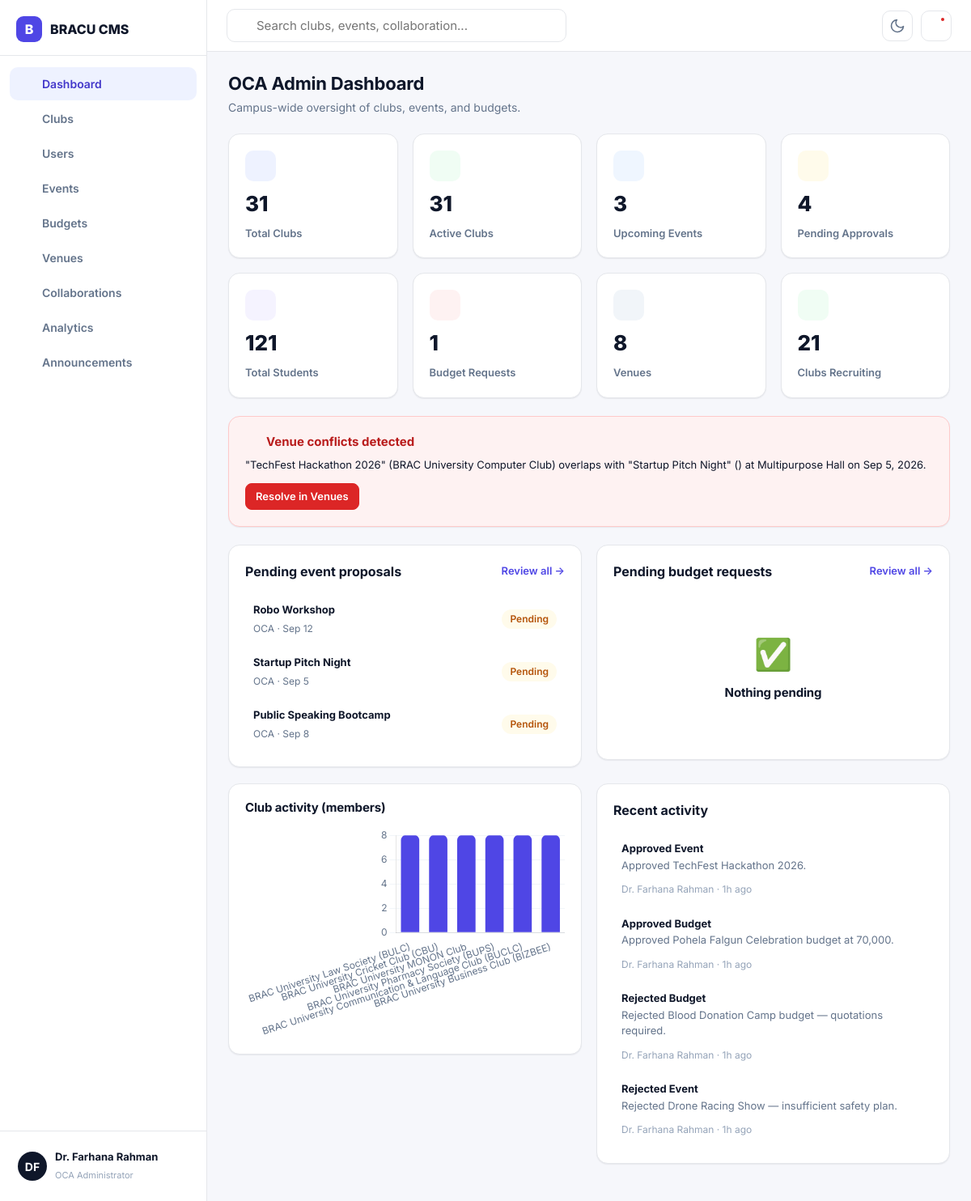
Page /admin/dashboard.php (signed in) on the committed database.
### tables this page shows
CREATE TABLE users (
  id INT AUTO_INCREMENT PRIMARY KEY,
  name VARCHAR(100) NOT NULL,
  email VARCHAR(150) NOT NULL UNIQUE,
  password VARCHAR(255) NOT NULL,
  role ENUM('student','exec','admin') NOT NULL DEFAULT 'student',
  status ENUM('active','suspended') NOT NULL DEFAULT 'active',
  avatar_color VARCHAR(7) NOT NULL DEFAULT '#4f46e5',
  created_at TIMESTAMP DEFAULT CURRENT_TIMESTAMP
);

CREATE TABLE events (
  id INT AUTO_INCREMENT PRIMARY KEY,
  club_id INT,
  title VARCHAR(150) NOT NULL,
  description TEXT,
  category VARCHAR(60),
  event_date DATE NOT NULL,
  start_time TIME NOT NULL,
  end_time TIME NOT NULL,
  venue_id INT,
  expected_attendance INT,
  required_equipment TEXT,
  budget_amount DECIMAL(12,2) DEFAULT 0,
  is_major_event TINYINT(1) NOT NULL DEFAULT 0,
  status ENUM('draft','submitted','approved','rejected','completed','cancelled') NOT NULL DEFAULT 'submitted',
  created_by INT,
  created_at TIMESTAMP DEFAULT CURRENT_TIMESTAMP,
  reviewed_by INT,
  reviewed_at TIMESTAMP NULL,
  review_comment TEXT,
  FOREIGN KEY (club_id) REFERENCES clubs(id) ON DELETE CASCADE,
  FOREIGN KEY (venue_id) REFERENCES venues(id) ON DELETE SET NULL,
  FOREIGN KEY (created_by) REFERENCES users(id) ON DELETE SET NULL,
  FOREIGN KEY (reviewed_by) REFERENCES users(id) ON DELETE SET NULL
);

CREATE TABLE clubs (
  id INT AUTO_INCREMENT PRIMARY KEY,
  name VARCHAR(150) NOT NULL,
  slug VARCHAR(160) NOT NULL UNIQUE,
  category VARCHAR(50) NOT NULL,
  description TEXT,
  mission TEXT,
  logo_color VARCHAR(7) NOT NULL DEFAULT '#4f46e5',
  email VARCHAR(150),
  social_link VARCHAR(255),
  recruitment_status ENUM('open','closed') NOT NULL DEFAULT 'closed',
  founded_year INT,
  status ENUM('active','suspended') NOT NULL DEFAULT 'active',
  created_at TIMESTAMP DEFAULT CURRENT_TIMESTAMP
);

CREATE TABLE venues (
  id INT AUTO_INCREMENT PRIMARY KEY,
  name VARCHAR(120) NOT NULL,
  capacity INT DEFAULT 50,
  location VARCHAR(150),
  status ENUM('available','maintenance') NOT NULL DEFAULT 'available'
);

CREATE TABLE audit_log (
  id INT AUTO_INCREMENT PRIMARY KEY,
  actor_user_id INT,
  action VARCHAR(150) NOT NULL,
  entity_type VARCHAR(50),
  entity_id INT,
  details TEXT,
  created_at TIMESTAMP DEFAULT CURRENT_TIMESTAMP,
  FOREIGN KEY (actor_user_id) REFERENCES users(id) ON DELETE SET NULL
);

### includes/auth.php (called while the page is built, shortened)
<?php
require_once __DIR__ . '/../config/db.php';
function currentUser(): ?array {
    $stmt = db()->prepare('SELECT * FROM users WHERE id = ?');
    $stmt->execute([$_SESSION['user_id']]);
    $u = $stmt->fetch();
    return $u;
}
function isLoggedIn(): bool {
    return !empty($_SESSION['user_id']);
}
function requireLogin(): array {
    $u = currentUser();
    return $u;
}
function requireRole(array $roles): array {
    $u = requireLogin();
    return $u;
}

### config/db.php (called while the page is built)
<?php
function db(): PDO {
    static $pdo = null;
    if ($pdo === null) {
        $host = 'localhost';
        $dbname = 'bracu_cms';
        $user = 'root';
        $pass = '';
        try {
            $pdo = new PDO(
                "mysql:host=$host;dbname=$dbname;charset=utf8mb4",
                $user,
                $pass,
                [
                    PDO::ATTR_ERRMODE => PDO::ERRMODE_EXCEPTION,
                    PDO::ATTR_DEFAULT_FETCH_MODE => PDO::FETCH_ASSOC,
                    PDO::ATTR_EMULATE_PREPARES => false,
                ]
            );
        } catch (PDOException $e) {
            throw new RuntimeException('Database connection failed. Make sure MySQL is running and the "bracu_cms" database is imported. (' . $e->getMessage() . ')', 0, $e);
        }
    }
    return $pdo;
}

### includes/functions.php (called while the page is built, shortened)
<?php
require_once __DIR__ . '/../config/db.php';
function e(?string $s): string {
    return htmlspecialchars($s ?? '', ENT_QUOTES, 'UTF-8');
}
function timeAgo(string $datetime): string {
    $ts = strtotime($datetime);
    $diff = time() - $ts;
    if ($diff < 86400) return floor($diff / 3600) . 'h ago';
    return date('M j, Y', $ts);
}
function initials(string $name): string {
    $parts = preg_split('/\s+/', trim($name));
    $out = '';
    foreach (array_slice($parts, 0, 2) as $p) {
        if ($p !== '') $out .= mb_strtoupper(mb_substr($p, 0, 1));
    }
    return $out ?: '?';
}
function unreadNotificationCount(int $userId): int {
    $stmt = db()->prepare('SELECT COUNT(*) FROM notifications WHERE user_id = ? AND is_read = 0');
    $stmt->execute([$userId]);
    return (int)$stmt->fetchColumn();
}
function statusLabel(string $status): string {
    return ucwords(str_replace('_', ' ', $status));
}

### admin/dashboard.php (the view, shortened to what this page needs)
<?php
require_once __DIR__ . '/../includes/auth.php';
require_once __DIR__ . '/../includes/functions.php';
require_once __DIR__ . '/../includes/icons.php';
$user = requireRole(['admin']);
$pdo = db();
$totalClubs = (int)$pdo->query("SELECT COUNT(*) FROM clubs")->fetchColumn();
$activeClubs = (int)$pdo->query("SELECT COUNT(*) FROM clubs WHERE status='active'")->fetchColumn();
$upcomingEvents = (int)$pdo->query("SELECT COUNT(*) FROM events WHERE status='approved' AND event_date >= CURDATE()")->fetchColumn();
$pendingEvents = (int)$pdo->query("SELECT COUNT(*) FROM events WHERE status='submitted'")->fetchColumn();
$pendingBudgets = (int)$pdo->query("SELECT COUNT(*) FROM budget_requests WHERE status IN ('submitted','under_review')")->fetchColumn();
$totalStudents = (int)$pdo->query("SELECT COUNT(*) FROM users WHERE role='student'")->fetchColumn();
$totalVenues = (int)$pdo->query("SELECT COUNT(*) FROM venues")->fetchColumn();
$recruitingClubs = (int)$pdo->query("SELECT COUNT(*) FROM clubs WHERE recruitment_status='open'")->fetchColumn();
$pendingApprovals = $pendingEvents + $pendingBudgets;
$stmt = $pdo->query("SELECT e.*, c.name AS club_name FROM events e LEFT JOIN clubs c ON c.id=e.club_id WHERE e.status='submitted' ORDER BY e.created_at DESC LIMIT 5");
$pendingEventList = $stmt->fetchAll();
$stmt = $pdo->query("SELECT b.*, c.name AS club_name FROM budget_requests b JOIN clubs c ON c.id=b.club_id WHERE b.status IN ('submitted','under_review') ORDER BY b.submitted_at DESC LIMIT 5");
$pendingBudgetList = $stmt->fetchAll();
$stmt = $pdo->query("SELECT e1.id a_id, e1.title a_title, e1.event_date, v.name venue, c1.name club1, e2.id b_id, e2.title b_title, c2.name club2
  FROM events e1 JOIN events e2 ON e1.venue_id = e2.venue_id AND e1.event_date = e2.event_date AND e1.id < e2.id
    AND NOT (e1.end_time <= e2.start_time OR e1.start_time >= e2.end_time)
  LEFT JOIN venues v ON v.id = e1.venue_id
  LEFT JOIN clubs c1 ON c1.id = e1.club_id LEFT JOIN clubs c2 ON c2.id = e2.club_id
  WHERE e1.status IN ('submitted','approved') AND e2.status IN ('submitted','approved')");
$conflicts = $stmt->fetchAll();
$stmt = $pdo->query("SELECT al.*, u.name AS actor FROM audit_log al LEFT JOIN users u ON u.id=al.actor_user_id ORDER BY al.created_at DESC LIMIT 6");
$recentActivity = $stmt->fetchAll();
$stmt = $pdo->query("SELECT c.name, COUNT(DISTINCT cm.user_id) mc FROM clubs c LEFT JOIN club_members cm ON cm.club_id=c.id AND cm.status='active' GROUP BY c.id ORDER BY mc DESC LIMIT 6");
$clubActivity = $stmt->fetchAll();
require __DIR__ . '/../includes/layout_head.php';
require __DIR__ . '/../includes/app_shell_start.php';
?>
<div class="page-head"><div><h1>OCA Admin Dashboard</h1><div class="sub">Campus-wide oversight of clubs, events, and budgets.</div></div></div>
<div class="grid grid-4" style="margin-bottom:22px;">
  <div class="card stat-tile"><div class="top"><div class="icon-wrap" style="background:var(--primary-light);color:var(--primary-dark);"><?= icon('briefcase') ?></div></div><div class="value"><?= $totalClubs ?></div><div class="label">Total Clubs</div></div>
  <div class="card stat-tile"><div class="top"><div class="icon-wrap" style="background:var(--green-light);color:var(--green-dark);"><?= icon('check-circle') ?></div></div><div class="value"><?= $activeClubs ?></div><div class="label">Active Clubs</div></div>
  <div class="card stat-tile"><div class="top"><div class="icon-wrap" style="background:var(--blue-light);color:var(--blue-dark);"><?= icon('calendar') ?></div></div><div class="value"><?= $upcomingEvents ?></div><div class="label">Upcoming Events</div></div>
  <div class="card stat-tile"><div class="top"><div class="icon-wrap" style="background:var(--amber-light);color:var(--amber-dark);"><?= icon('alert-triangle') ?></div></div><div class="value"><?= $pendingApprovals ?></div><div class="label">Pending Approvals</div></div>
  <div class="card stat-tile"><div class="top"><div class="icon-wrap" style="background:var(--purple-light);color:var(--purple-dark);"><?= icon('users') ?></div></div><div class="value"><?= $totalStudents ?></div><div class="label">Total Students</div></div>
  <div class="card stat-tile"><div class="top"><div class="icon-wrap" style="background:var(--red-light);color:var(--red-dark);"><?= icon('dollar') ?></div></div><div class="value"><?= $pendingBudgets ?></div><div class="label">Budget Requests</div></div>
  <div class="card stat-tile"><div class="top"><div class="icon-wrap" style="background:var(--gray-light);color:var(--gray);"><?= icon('map-pin') ?></div></div><div class="value"><?= $totalVenues ?></div><div class="label">Venues</div></div>
  <div class="card stat-tile"><div class="top"><div class="icon-wrap" style="background:var(--green-light);color:var(--green-dark);"><?= icon('zap') ?></div></div><div class="value"><?= $recruitingClubs ?></div><div class="label">Clubs Recruiting</div></div>
</div>
<?php if ($conflicts): ?>
<div class="card" style="margin-bottom:22px;background:var(--red-light);border-color:#fecaca;">
  <div class="flex-center-gap" style="margin-bottom:8px;"><?= icon('alert-triangle','icon') ?><strong style="color:var(--red-dark);">Venue conflicts detected</strong></div>
  <?php foreach ($conflicts as $c): ?>
    <p class="text-sm" style="margin:4px 0;">"<?= e($c['a_title']) ?>" (<?= e($c['club1']) ?>) overlaps with "<?= e($c['b_title']) ?>" (<?= e($c['club2']) ?>) at <?= e($c['venue']) ?> on <?= date('M j, Y', strtotime($c['event_date'])) ?>.</p>
  <?php endforeach; ?>
  <a href="venues.php" class="btn btn-sm btn-danger" style="margin-top:8px;">Resolve in Venues</a>
</div>
<?php endif; ?>
<div class="grid grid-2" style="align-items:start;">
  <div class="card" style="margin-bottom:20px;">
    <div class="card-header"><span class="card-title">Pending event proposals</span><a href="events.php" class="text-sm fw-600" style="color:var(--primary);">Review all &rarr;</a></div>
    <?php if (!$pendingEventList): ?><div class="empty-state"><div class="icon">✅</div><h4>Nothing pending</h4></div>
    <?php else: foreach ($pendingEventList as $ev): ?>
      <div class="list-item-hover flex-between" style="padding:10px;">
        <div><strong class="text-sm"><?= e($ev['title']) ?></strong><br><span class="text-xs text-muted"><?= e($ev['club_name'] ?? 'OCA') ?> · <?= date('M j', strtotime($ev['event_date'])) ?></span></div>
        <span class="badge badge-amber">Pending</span>
      </div>
    <?php endforeach; endif; ?>
  </div>
  <div class="card" style="margin-bottom:20px;">
    <div class="card-header"><span class="card-title">Pending budget requests</span><a href="budgets.php" class="text-sm fw-600" style="color:var(--primary);">Review all &rarr;</a></div>
    <?php if (!$pendingBudgetList): ?><div class="empty-state"><div class="icon">✅</div><h4>Nothing pending</h4></div>
    <?php else: foreach ($pendingBudgetList as $b): ?>
      <div class="list-item-hover flex-between" style="padding:10px;">
        <div><strong class="text-sm"><?= e($b['event_name']) ?></strong><br><span class="text-xs text-muted"><?= e($b['club_name']) ?> · <?= moneyBDT($b['requested_amount']) ?></span></div>
        <span class="badge badge-amber"><?= statusLabel($b['status']) ?></span>
      </div>
    <?php endforeach; endif; ?>
  </div>
</div>
<div class="grid grid-2" style="align-items:start;">
  <div class="card chart-card h-260" style="margin-bottom:20px;">
    <h4 style="margin-bottom:14px;">Club activity (members)</h4>
    <canvas id="clubActivityChart"></canvas>
  </div>
  <div class="card" style="margin-bottom:20px;">
    <div class="card-header"><span class="card-title">Recent activity</span></div>
    <?php foreach ($recentActivity as $a): ?>
      <div class="list-item-hover" style="padding:10px;">
        <strong class="text-sm"><?= e(statusLabel($a['action'])) ?></strong>
        <p class="text-sm text-muted mt-0"><?= e($a['details']) ?></p>
        <span class="text-xs text-subtle"><?= e($a['actor'] ?? 'System') ?> · <?= timeAgo($a['created_at']) ?></span>
      </div>
    <?php endforeach; ?>
  </div>
</div>
<script>
document.addEventListener('DOMContentLoaded', () => {
  mkBarChart('clubActivityChart', <?= json_encode(array_column($clubActivity,'name')) ?>, [{ label: 'Members', data: <?= json_encode(array_map('intval', array_column($clubActivity,'mc'))) ?> }]);
});
</script>
<?php require __DIR__ . '/../includes/app_shell_end.php'; ?>

### includes/app_shell_start.php (shortened to what this page needs)
<?php
$roleLabel = ['student' => 'Student', 'exec' => 'Club Executive', 'admin' => 'OCA Administrator'][$user['role']] ?? $user['role'];
$unreadCount = unreadNotificationCount((int)$user['id']);
$myClubForNav = $user['role'] === 'exec' ? myClub($user) : null;
?>
<body>
<div class="app-shell">
  <aside class="sidebar" id="sidebar">
    <div class="sidebar-brand">
      <span class="mark">B</span>
      <span>BRACU CMS<?php if ($myClubForNav): ?><br><span class="text-xs text-subtle fw-600" style="font-weight:600;"><?= e($myClubForNav['name']) ?></span><?php endif; ?></span>
    </div>
    <nav class="sidebar-nav">
    </nav>
    <div class="sidebar-foot">
      <a href="<?= BASE_URL ?>auth/logout.php" class="sidebar-user" style="text-decoration:none;color:inherit;">
        <span class="avatar" style="width:36px;height:36px;background:<?= e($user['avatar_color']) ?>"><?= e(initials($user['name'])) ?></span>
        <span style="flex:1;min-width:0;">
          <span class="name" style="display:block;overflow:hidden;text-overflow:ellipsis;white-space:nowrap;"><?= e($user['name']) ?></span>
          <span class="role"><?= e($roleLabel) ?></span>
        </span>
        <?= icon('log-out', 'icon') ?>
      </a>
    </div>
  </aside>
  <div class="main">
    <header class="topbar">
      <form class="search-box" action="<?= BASE_URL ?>search.php" method="get">
        <span class="si"><?= icon('search', 'icon') ?></span>
        <input class="input" type="search" name="q" placeholder="Search clubs, events, collaboration..." value="<?= e($_GET['q'] ?? '') ?>">
      </form>
      <div class="topbar-right">
        <button class="icon-btn" data-theme-toggle aria-label="Toggle theme"><?= icon('moon') ?></button>
        <div style="position:relative;">
          <button class="icon-btn" data-dropdown-toggle="notifPanel" aria-label="Notifications">
            <?= icon('bell') ?>
            <?php if ($unreadCount > 0): ?><span class="dot"></span><?php endif; ?>
          </button>
        </div>
      </div>
    </header>
    <div class="page">

### rows in the picture
users: name "DF", name "Dr. Farhana Rahman", role "OCA Administrator"
events: title "TechFest Hackathon 2026", club.name "BRAC University Computer Club", events.title "Startup Pitch Night", venue.name "Multipurpose Hall", event_date "Sep 5, 2026"
events: title "Robo Workshop", club_name "OCA", event_date "Sep 12"
events: title "Startup Pitch Night", club_name "OCA", event_date "Sep 5"
events: title "Public Speaking Bootcamp", club_name "OCA", event_date "Sep 8"
audit_log: action "Approved Event", details "Approved TechFest Hackathon 2026.", actor_user.name "Dr. Farhana Rahman", created_at "1h ago"
audit_log: action "Approved Budget", details "Approved Pohela Falgun Celebration budget at 70,000.", actor_user.name "Dr. Farhana Rahman", created_at "1h ago"
audit_log: action "Rejected Budget", details "Rejected Blood Donation Camp budget — quotations required.", actor_user.name "Dr. Farhana Rahman", created_at "1h ago"
audit_log: action "Rejected Event", details "Rejected Drone Racing Show — insufficient safety plan.", actor_user.name "Dr. Farhana Rahman", created_at "1h ago"

### other values in the picture
$label "Dashboard"
$label "Clubs"
$label "Users"
$label "Events"
$label "Budgets"
$label "Venues"
$label "Collaborations"
$label "Analytics"
$label "Announcements"
$totalClubs "31"
$activeClubs "31"
$upcomingEvents "3"
$pendingApprovals "4"
$totalStudents "121"
$pendingBudgets "1"
